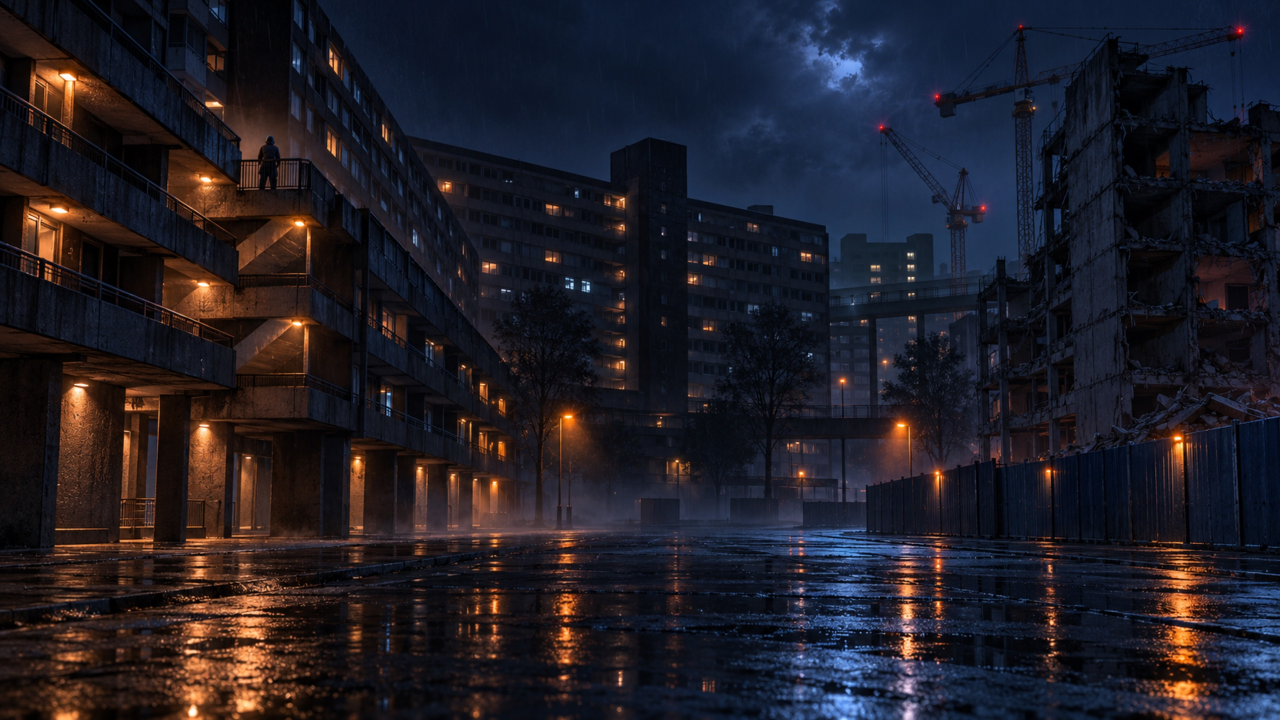
#> input picture art/menu/job-aylesbury.jpg, 2560 x 1440 px (shown at 1/2 size)
$ python grade_menu.py menu/job-aylesbury.jpg out.png
#> lines starting #> are read from the running program, lines starting #| are printed output that depends on the picture
#> further down, im is the input picture: PIL image 2560x1440 RGB; mean R, G, B 32.4, 29.4, 37.7
"""Grade menu art to the deck's look: neutral black night, sodium orange lights.

Blue and purple in the source art fall to grey; warm lamplight keeps its
colour and leans towards the accent orange (#FF7A1A). Shadows are pulled
down so the pictures sit on #070707.

    python3 art/grade_menu.py SRC OUT [--width 1920] [--dark 1.0]
"""
import argparse

import numpy as np
from PIL import Image


def grade(img: Image.Image, dark: float = 1.0) -> Image.Image:
#> called with dark = 1
    a = np.asarray(img.convert('RGB')).astype(np.float32) / 255.0
    r, g, b = a[..., 0], a[..., 1], a[..., 2]
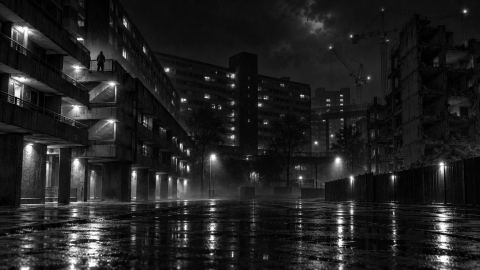
#> r: shape (1080, 1920) float32 (shown at 1/4 size); min 0, max 1, mean 0.127
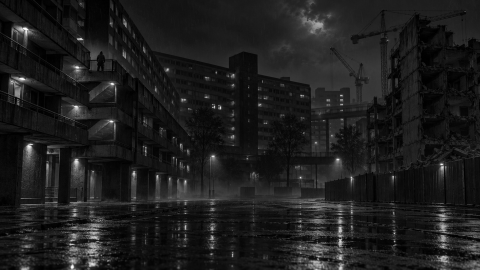
#> g: shape (1080, 1920) float32 (shown at 1/4 size); min 0, max 1, mean 0.115
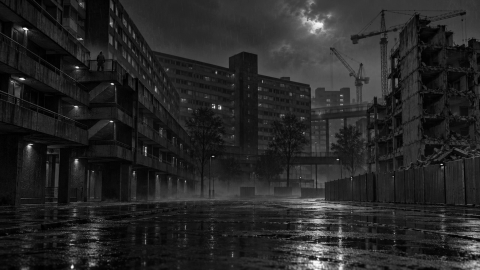
#> b: shape (1080, 1920) float32 (shown at 1/4 size); min 0, max 1, mean 0.148
    lum = 0.2126 * r + 0.7152 * g + 0.0722 * b
    # How warm each pixel is: lamplight and fire stay coloured, the rest goes grey.
    warm = np.clip((r - b) * 3.5 - 0.05, 0, 1)
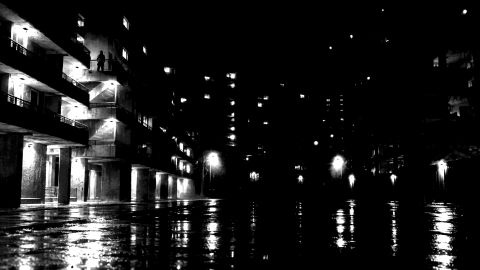
#> warm: shape (1080, 1920) float32 (shown at 1/4 size); min 0, max 1, mean 0.109
    keep = 0.08 + 0.92 * warm
    out = lum[..., None] + (a - lum[..., None]) * keep[..., None]
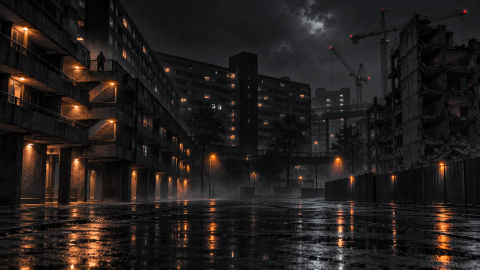
#> out: shape (1080, 1920, 3) float32 (shown at 1/4 size); mean R, G, B 0.135, 0.117, 0.11
    # Push warm colour towards sodium orange.
    orange = np.array([1.0, 0.478, 0.102], np.float32)
    tint = orange * (lum[..., None] * 1.6)
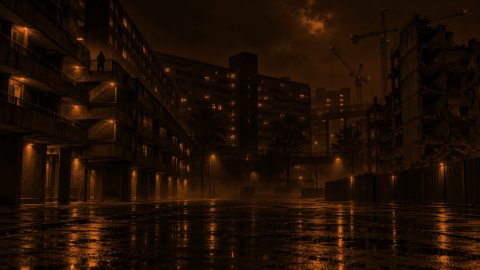
#> tint: shape (1080, 1920, 3) float32 (shown at 1/4 size); mean of channels 0, 1, 2 0.192, 0.0918, 0.0196; drawn with min black and max white
    out = out * (1 - 0.35 * warm[..., None]) + np.minimum(tint, 1) * 0.35 * warm[..., None]
    # A faintly warm grey for the neutrals, and deeper shadows.
    out = out * np.array([1.0, 0.985, 0.96], np.float32)
    out = np.power(np.clip(out, 0, 1), 1.18 * dark)
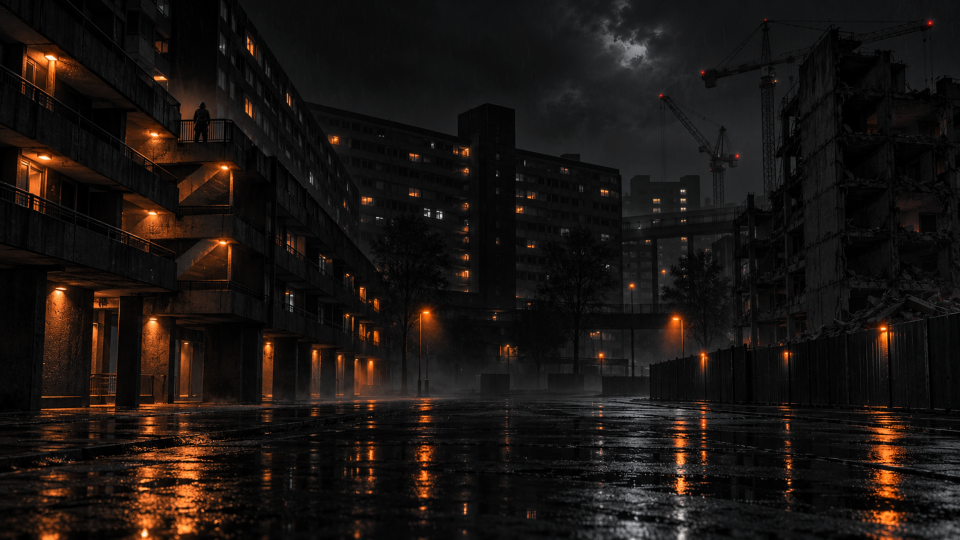
#> out: shape (1080, 1920, 3) float32 (shown at 1/2 size); mean R, G, B 0.103, 0.0809, 0.0699
    return Image.fromarray((np.clip(out, 0, 1) * 255 + 0.5).astype(np.uint8))


if __name__ == '__main__':
    p = argparse.ArgumentParser()
    p.add_argument('src')
    p.add_argument('out')
    p.add_argument('--width', type=int, default=1920)
    p.add_argument('--dark', type=float, default=1.0)
    p.add_argument('--quality', type=int, default=82)
    o = p.parse_args()
    im = Image.open(o.src)
    if im.width > o.width:
        im = im.resize((o.width, round(im.height * o.width / im.width)), Image.LANCZOS)
    grade(im, o.dark).save(o.out, quality=o.quality, optimize=True, progressive=True)

$ run again, on art/menu/job-brockwell-park.jpg
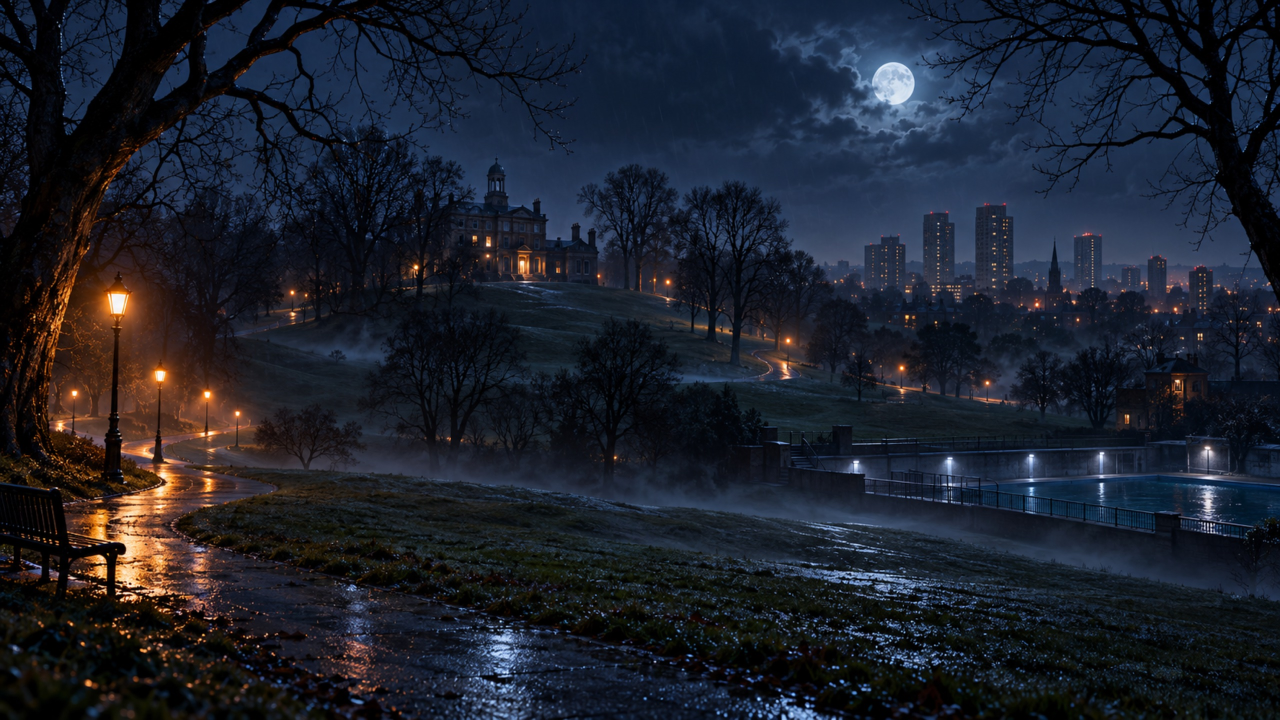
#> input picture art/menu/job-brockwell-park.jpg, 2560 x 1440 px (shown at 1/2 size)
#> im is the input picture: PIL image 2560x1440 RGB; mean R, G, B 28.6, 33.1, 44.3
#> im: PIL image 1920x1080 RGB
#> in grade, `r, g, b = a[..., 0], a[..., 1], a[..., 2]`:
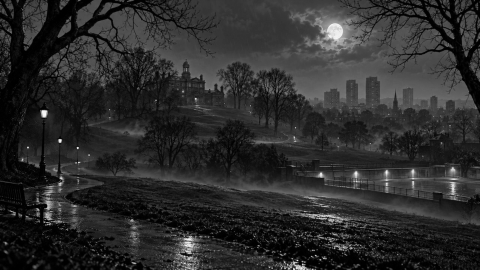
#> b: shape (1080, 1920) float32 (shown at 1/4 size); min 0, max 1, mean 0.174
#> in grade, `out = np.power(np.clip(out, 0, 1), 1.18 * dark)`:
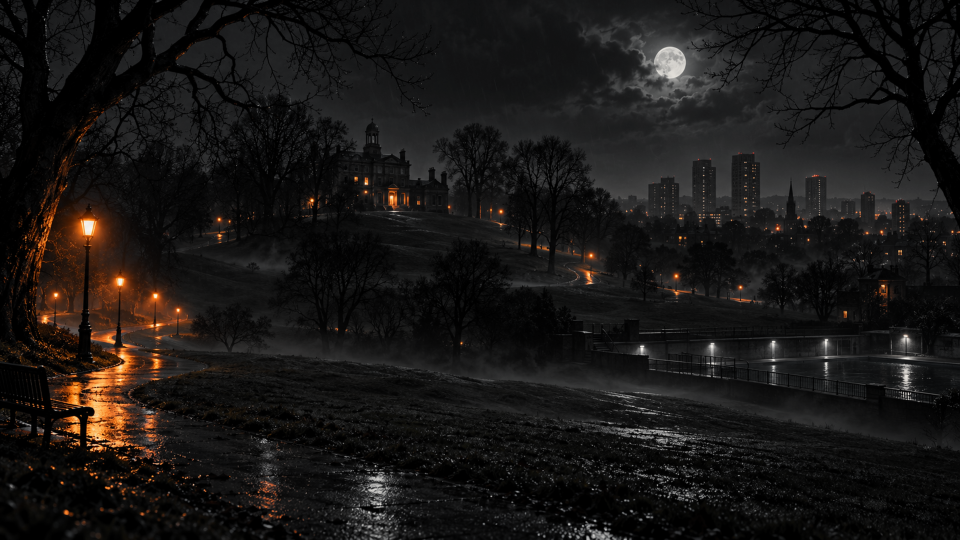
#> out: shape (1080, 1920, 3) float32 (shown at 1/2 size); mean R, G, B 0.101, 0.0912, 0.0857

$ run again, on art/menu/job-burgess-park.jpg
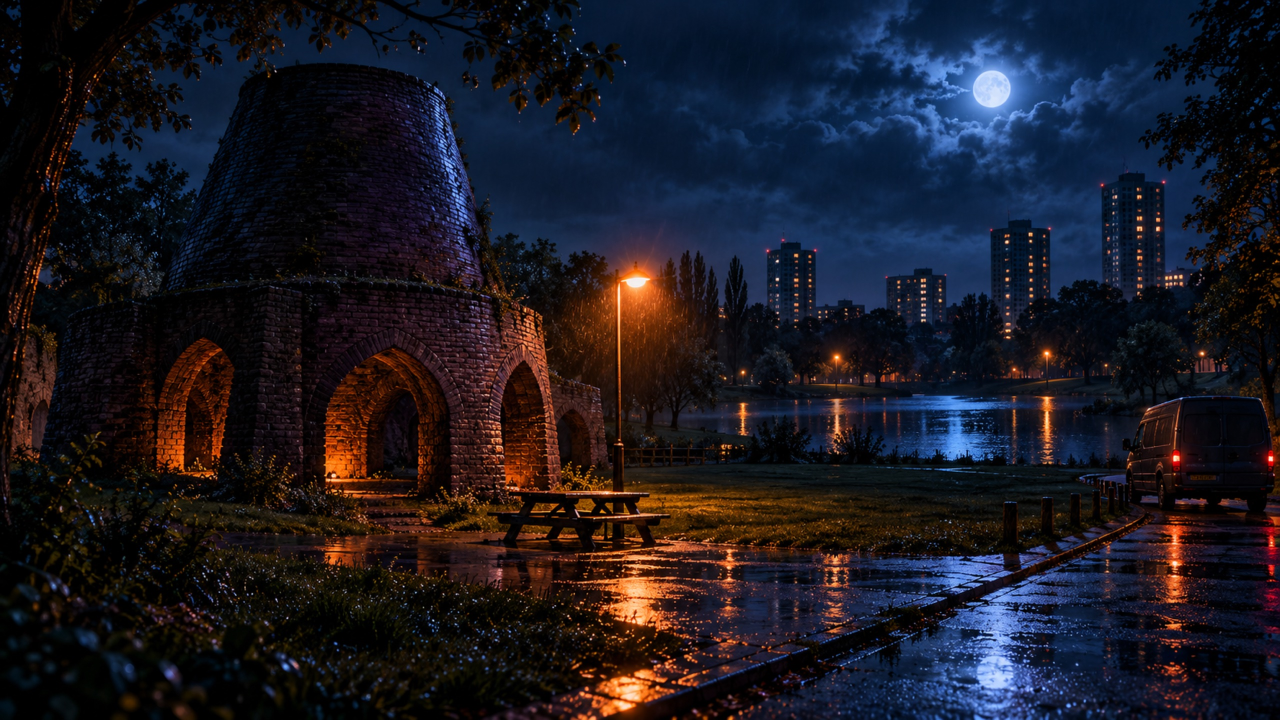
#> input picture art/menu/job-burgess-park.jpg, 2560 x 1440 px (shown at 1/2 size)
#> im is the input picture: PIL image 2560x1440 RGB; mean R, G, B 27.1, 25.4, 34.6
#> im: PIL image 1920x1080 RGB
#> in grade, `r, g, b = a[..., 0], a[..., 1], a[..., 2]`:
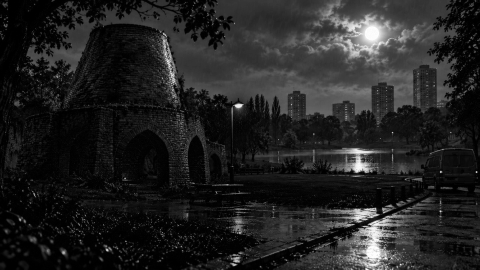
#> b: shape (1080, 1920) float32 (shown at 1/4 size); min 0, max 1, mean 0.136
#> in grade, `out = np.power(np.clip(out, 0, 1), 1.18 * dark)`:
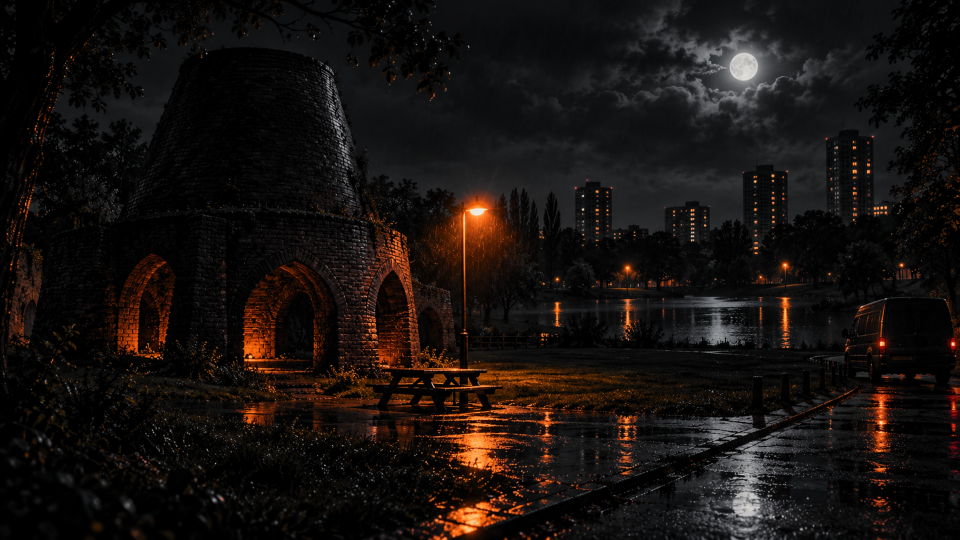
#> out: shape (1080, 1920, 3) float32 (shown at 1/2 size); mean R, G, B 0.0927, 0.0702, 0.0603
